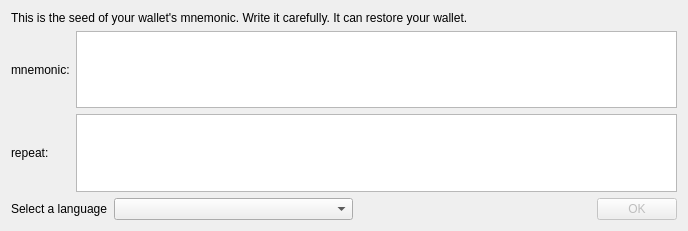
<?xml version="1.0" encoding="UTF-8"?>
<ui version="4.0">
 <class>VerifyMnemonicSeedDialog</class>
 <widget class="QDialog" name="VerifyMnemonicSeedDialog">
  <property name="geometry">
   <rect>
    <x>0</x>
    <y>0</y>
    <width>688</width>
    <height>231</height>
   </rect>
  </property>
  <property name="minimumSize">
   <size>
    <width>0</width>
    <height>130</height>
   </size>
  </property>
  <property name="windowTitle">
   <string>新しい決定論的ウォレットが作成されました</string>
  </property>
  <layout class="QGridLayout" name="gridLayout">
   <item row="0" column="0" colspan="2">
    <widget class="QLabel" name="label_3">
     <property name="text">
      <string>This is the seed of your wallet's mnemonic. Write it carefully. It can restore your wallet.</string>
     </property>
    </widget>
   </item>
   <item row="1" column="0">
    <widget class="QLabel" name="label">
     <property name="text">
      <string>mnemonic:</string>
     </property>
    </widget>
   </item>
   <item row="1" column="1">
    <widget class="QTextEdit" name="m_seedEdit">
     <property name="font">
      <font>
       <pointsize>10</pointsize>
       <weight>75</weight>
       <bold>true</bold>
      </font>
     </property>
     <property name="readOnly">
      <bool>true</bool>
     </property>
    </widget>
   </item>
   <item row="2" column="0">
    <widget class="QLabel" name="label_2">
     <property name="text">
      <string>repeat:</string>
     </property>
    </widget>
   </item>
   <item row="2" column="1">
    <widget class="QTextEdit" name="m_seedRepeat">
     <property name="font">
      <font>
       <pointsize>10</pointsize>
       <weight>75</weight>
       <bold>true</bold>
      </font>
     </property>
    </widget>
   </item>
   <item row="3" column="0">
    <spacer name="verticalSpacer">
     <property name="orientation">
      <enum>Qt::Vertical</enum>
     </property>
     <property name="sizeHint" stdset="0">
      <size>
       <width>20</width>
       <height>2</height>
      </size>
     </property>
    </spacer>
   </item>
   <item row="4" column="0" colspan="2">
    <layout class="QHBoxLayout" name="horizontalLayout">
     <item>
      <widget class="QLabel" name="m_languageLabel">
       <property name="text">
        <string>Select a language</string>
       </property>
      </widget>
     </item>
     <item>
      <widget class="QComboBox" name="m_languageCombo">
       <property name="sizePolicy">
        <sizepolicy hsizetype="Expanding" vsizetype="Fixed">
         <horstretch>0</horstretch>
         <verstretch>0</verstretch>
        </sizepolicy>
       </property>
      </widget>
     </item>
     <item>
      <spacer name="horizontalSpacer">
       <property name="orientation">
        <enum>Qt::Horizontal</enum>
       </property>
       <property name="sizeHint" stdset="0">
        <size>
         <width>60</width>
         <height>20</height>
        </size>
       </property>
      </spacer>
     </item>
     <item>
      <widget class="QPushButton" name="m_okButton">
       <property name="enabled">
        <bool>false</bool>
       </property>
       <property name="text">
        <string>OK</string>
       </property>
       <property name="autoDefault">
        <bool>false</bool>
       </property>
       <property name="default">
        <bool>true</bool>
       </property>
      </widget>
     </item>
    </layout>
   </item>
  </layout>
 </widget>
 <resources/>
 <connections>
  <connection>
   <sender>m_okButton</sender>
   <signal>clicked()</signal>
   <receiver>VerifyMnemonicSeedDialog</receiver>
   <slot>accept()</slot>
   <hints>
    <hint type="sourcelabel">
     <x>594</x>
     <y>102</y>
    </hint>
    <hint type="destinationlabel">
     <x>323</x>
     <y>65</y>
    </hint>
   </hints>
  </connection>
  <connection>
   <sender>m_seedRepeat</sender>
   <signal>textChanged()</signal>
   <receiver>VerifyMnemonicSeedDialog</receiver>
   <slot>onTextChanged()</slot>
   <hints>
    <hint type="sourcelabel">
     <x>351</x>
     <y>146</y>
    </hint>
    <hint type="destinationlabel">
     <x>323</x>
     <y>69</y>
    </hint>
   </hints>
  </connection>
  <connection>
   <sender>m_languageCombo</sender>
   <signal>currentIndexChanged(QString)</signal>
   <receiver>VerifyMnemonicSeedDialog</receiver>
   <slot>languageChanged()</slot>
   <hints>
    <hint type="sourcelabel">
     <x>126</x>
     <y>170</y>
    </hint>
    <hint type="destinationlabel">
     <x>240</x>
     <y>119</y>
    </hint>
   </hints>
  </connection>
 </connections>
 <slots>
  <slot>selectPathClicked()</slot>
 </slots>
</ui>
